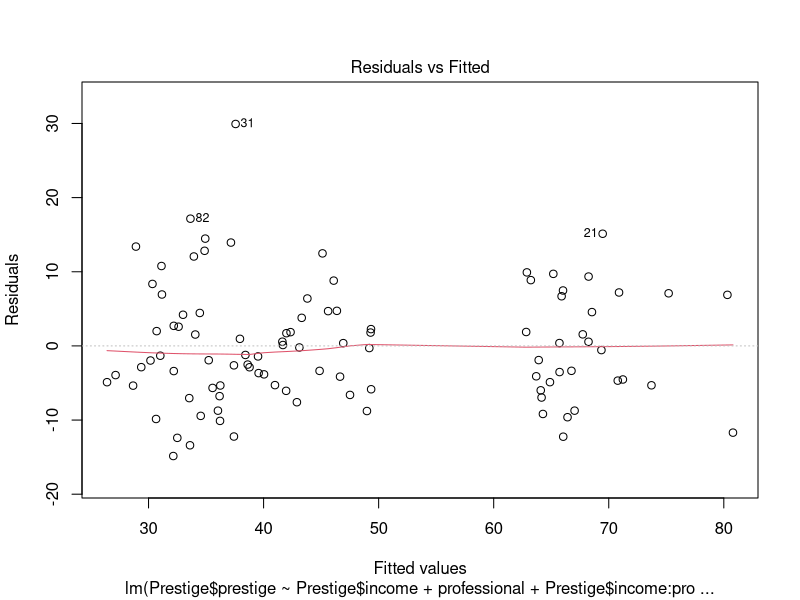
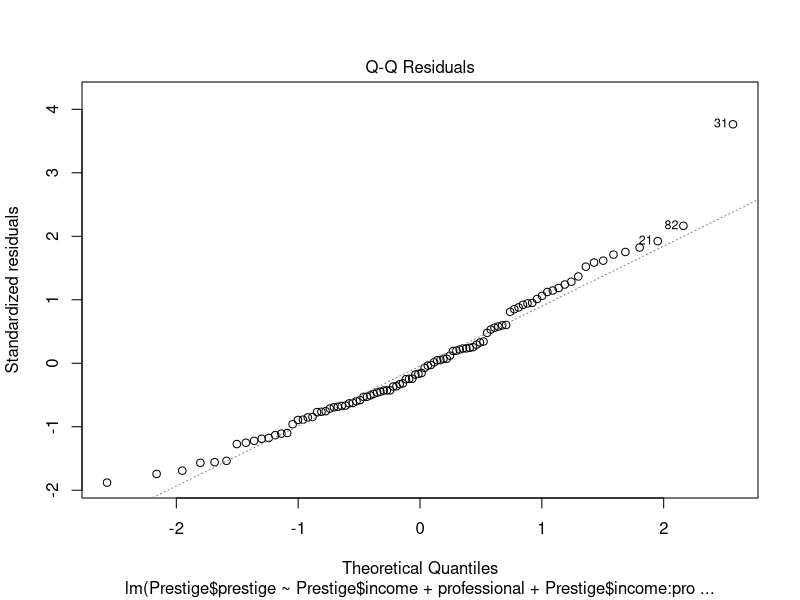
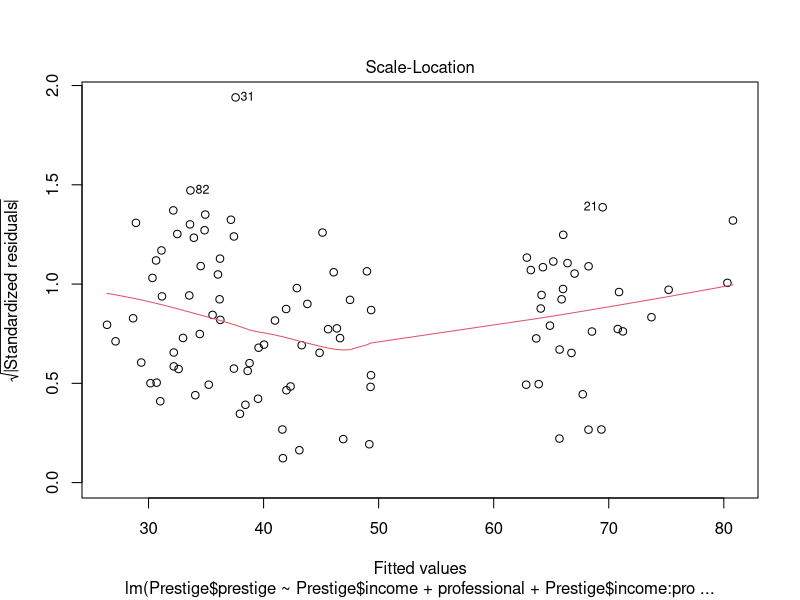
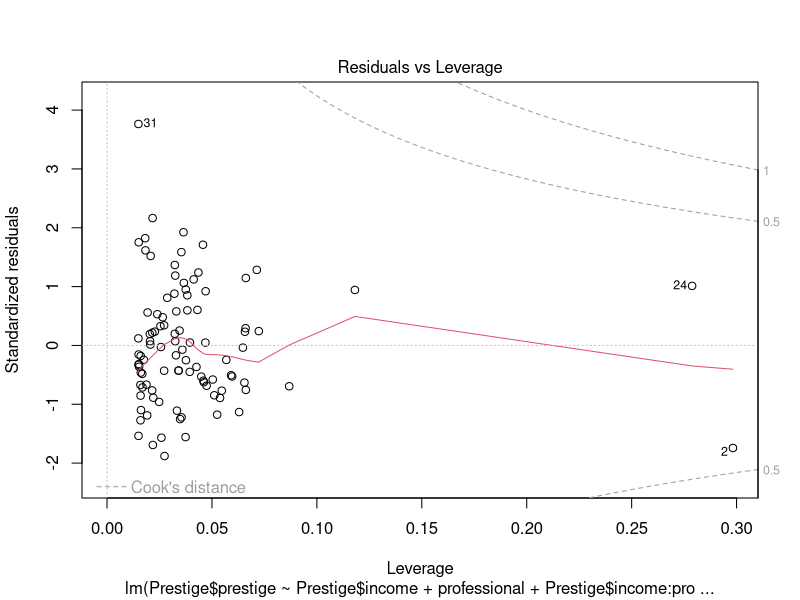

These figures' R source, in order:
install.packages('car')
library(car)
data(Prestige)
help("Prestige")


?ifelse

professional <- ifelse(Prestige$type == 'prof', 1, 0)
professional

model <- lm(Prestige$prestige ~ Prestige$income + professional + Prestige$income:professional)
summary(model)
plot(model)

p_value <- pt(q = 2.65, df= 128)
p_value

p_value2 <- pt(q = 3.23, df = 128)
p_value2


